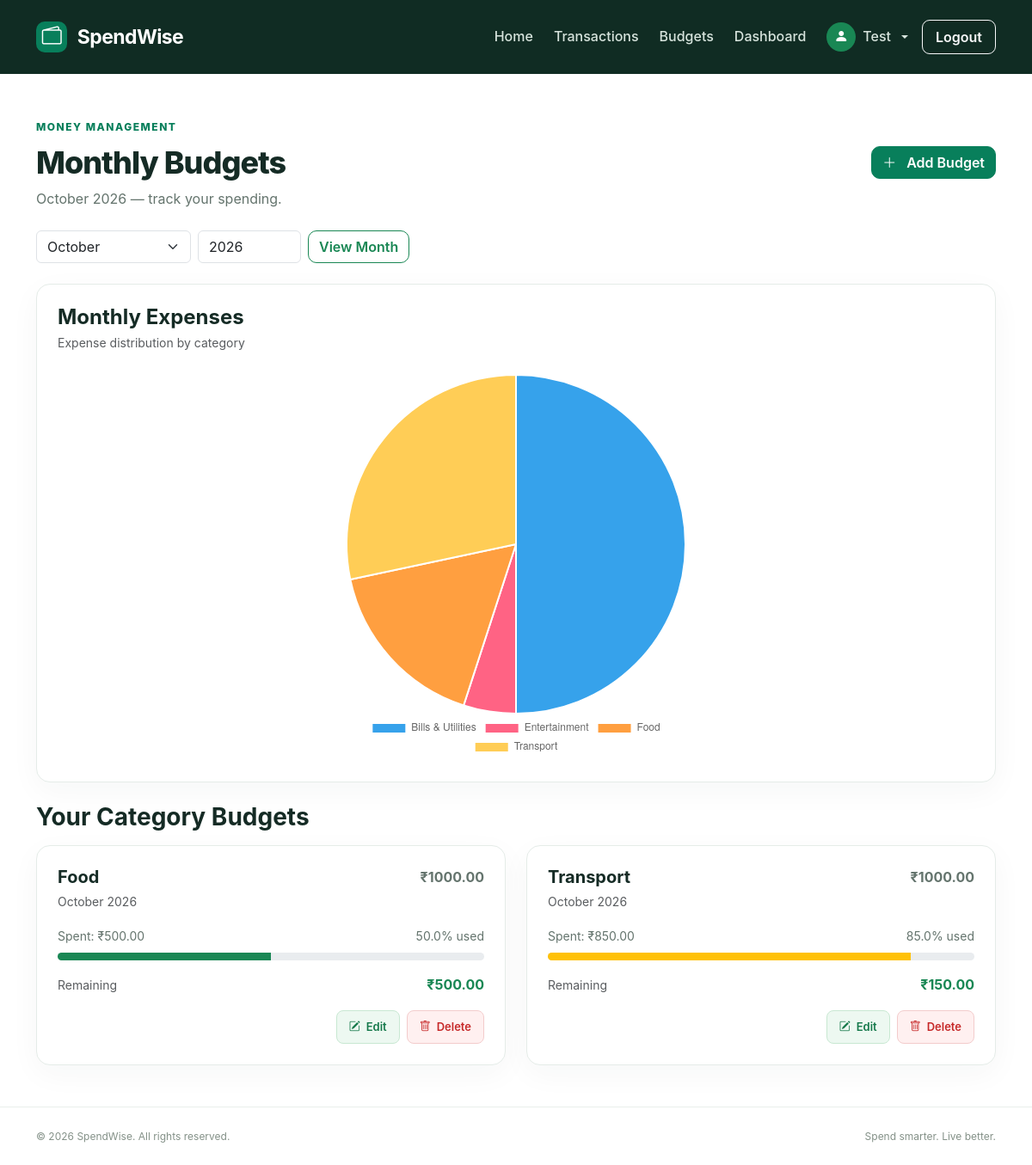
/budgets/ (signed in), run on an earlier commit of the app's database.
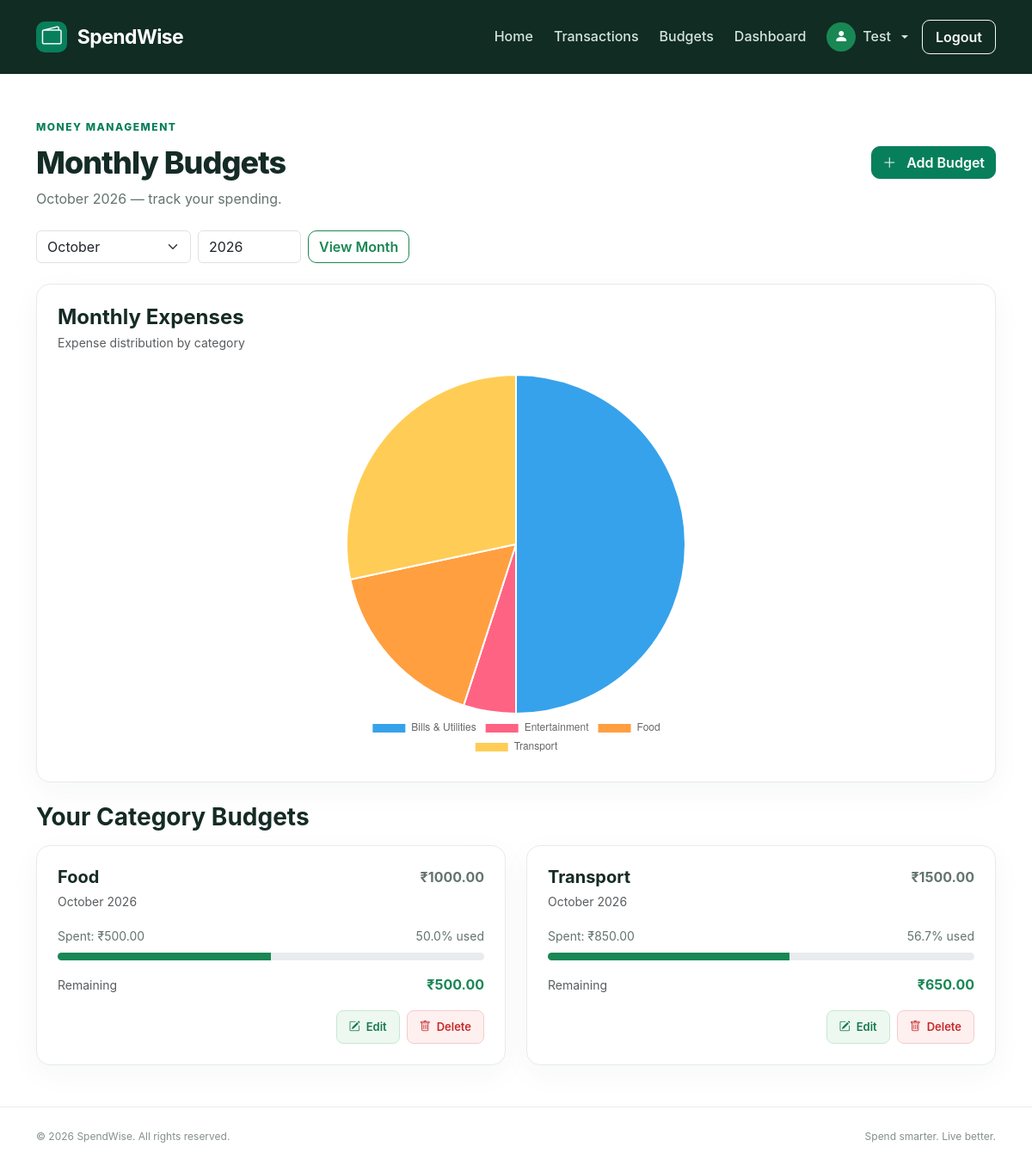
And on a later commit of the database.
### budgets/models.py (models this page shows, shortened)
class Budget(models.Model):
    CATEGORY_CHOICES = [
        ('food', 'Food'),
        ('transport', 'Transport'),
        ('shopping', 'Shopping'),
        ('bills', 'Bills & Utilities'),
        ('health', 'Health'),
        ('education', 'Education'),
        ('entertainment', 'Entertainment'),
        ('grocery','Grocery'),
        ('other', 'Other'),
    ]
    MONTH_CHOICES = [
        (1, 'January'),
        (2, 'February'),
        (3, 'March'),
        (4, 'April'),
        (5, 'May'),
        (6, 'June'),
        (7, 'July'),
        (8, 'August'),
        (9, 'September'),
        (10, 'October'),
        (11, 'November'),
        (12, 'December'),
    ]
    user = models.ForeignKey(
        settings.AUTH_USER_MODEL,
        on_delete=models.CASCADE,
        related_name='budgets'
    )
    category = models.CharField(
        max_length=20,
        choices=CATEGORY_CHOICES
    )
    amount = models.DecimalField(
        max_digits=12,
        decimal_places=2,
        validators=[MinValueValidator(0.01)]
    )
    month = models.PositiveSmallIntegerField(
        choices=MONTH_CHOICES
    )
    year = models.PositiveSmallIntegerField()
    created_at = models.DateTimeField(auto_now_add=True)
    updated_at = models.DateTimeField(auto_now=True)
    class Meta:
        constraints = [
            models.UniqueConstraint(
                fields=['user', 'category', 'month', 'year'],
                name='unique_user_category_month_year_budget'
            )
        ]
        ordering = ['-year', '-month', 'category']

### budgets/views.py (the view)
# urls.py: path('', views.budget_list, name='budget_list'),
@login_required
def budget_list(request):
    today = date.today()
    try:
        month = int(request.GET.get('month', today.month))
        year = int(request.GET.get('year', today.year))
        if not 1 <= month <= 12 or not 2000 <= year <= 2100:
            raise ValueError
    except (TypeError, ValueError):
        month = today.month
        year = today.year
    expenses = Transaction.objects.filter(
        user=request.user,
        transaction_type='expense',
        status='completed',
        date__month=month,
        date__year=year,
    )
    expense_summary = list(
        expenses.values('category')
        .annotate(total=Sum('amount'))
        .order_by('category')
    )
    category_labels = dict(Transaction.CATEGORY_CHOICES)
    chart_labels = [
        category_labels.get(item['category'], item['category'])
        for item in expense_summary
    ]
    chart_values = [
        float(item['total'] or 0)
        for item in expense_summary
    ]
    budgets = Budget.objects.filter(
        user=request.user,
        month=month,
        year=year,
    )
    budget_details = []
    for budget in budgets:
        spent = expenses.filter(
            category=budget.category
        ).aggregate(total=Sum('amount'))['total'] or Decimal('0.00')
        remaining = budget.amount - spent
        percentage = (spent / budget.amount) * 100
        budget_details.append({
            'budget': budget,
            'spent': spent,
            'remaining': remaining,
            'percentage': min(float(percentage), 100),
            'actual_percentage': float(percentage),
            'exceeded': spent > budget.amount,
        })
    context = {
        'budgets': budgets,
        'budget_details': budget_details,
        'chart_labels': chart_labels,
        'chart_values': chart_values,
        'selected_month': month,
        'selected_year': year,
        'month_name': date(year, month, 1).strftime('%B'),
        'month_choices': Budget.MONTH_CHOICES,
    }
    return render(request, 'budgets/budget_list.html', context)

### templates/budgets/budget_list.html (shortened to what this page needs)
{% extends 'base.html' %}
{% block content %}
<section class="transaction-list-section">
    <div class="container py-5">
        <div class="d-flex flex-wrap justify-content-between align-items-center gap-3 mb-4">
            <div>
                <span class="section-label">MONEY MANAGEMENT</span>
                <h1 class="mt-2">Monthly Budgets</h1>
                <p class="mb-0">
                    {{ month_name }} {{ selected_year }} — track your spending.
                </p>
            </div>
            <a href="{% url 'add_budget' %}" class="btn btn-primary">
                <i class="bi bi-plus-lg me-2"></i>
                Add Budget
            </a>
        </div>
        <form method="get" class="d-flex flex-wrap gap-2 mb-4">
            <select name="month" class="form-select" style="max-width: 180px;">
                {% for number, name in month_choices %}
                    <option value="{{ number }}"
                        {% if number == selected_month %}selected{% endif %}>
                        {{ name }}
                    </option>
                {% endfor %}
            </select>
            <input
                type="number"
                name="year"
                class="form-control"
                style="max-width: 120px;"
                value="{{ selected_year }}"
                min="2000"
                max="2100"
            >
            <button type="submit" class="btn btn-outline-success">
                View Month
            </button>
        </form>
        <div class="transaction-table-card p-4 mb-4">
            <h4 class="mb-1">Monthly Expenses</h4>
            <p class="text-muted small mb-4">
                Expense distribution by category
            </p>
            {% if chart_labels %}
                <div style="max-width: 450px; margin: 0 auto;">
                    <canvas id="expenseChart"></canvas>
                </div>
            {% endif %}
        </div>
        <h3 class="mb-3">Your Category Budgets</h3>
        {% if budget_details %}
            <div class="row g-4">
                {% for item in budget_details %}
                    <div class="col-md-6">
                        <div class="transaction-table-card p-4 h-100">
                            <div class="d-flex justify-content-between align-items-start mb-3">
                                <div>
                                    <h5 class="mb-1">
                                        {{ item.budget.get_category_display }}
                                    </h5>
                                    <span class="text-muted small">
                                        {{ item.budget.get_month_display }}
                                        {{ item.budget.year }}
                                    </span>
                                </div>
                                <span class="fw-bold">
                                    ₹{{ item.budget.amount|floatformat:2 }}
                                </span>
                            </div>
                            <div class="d-flex justify-content-between small mb-2">
                                <span>
                                    Spent: ₹{{ item.spent|floatformat:2 }}
                                </span>
                                <span>
                                    {{ item.actual_percentage|floatformat:1 }}% used
                                </span>
                            </div>
                            <div class="progress mb-3" style="height: 9px;">
                                <div
                                    class="progress-bar {% if item.exceeded %}bg-danger{% elif item.actual_percentage >= 80 %}bg-warning{% else %}bg-success{% endif %}"
                                    role="progressbar"
                                    data-progress="{{ item.percentage }}"
                                    aria-valuenow="{{ item.percentage }}"
                                    aria-valuemin="0"
                                    aria-valuemax="100">
                                </div>
                            </div>
                            <div class="d-flex justify-content-between align-items-center">
                                <span class="text-muted small">
                                    {% if item.exceeded %}
                                        Over budget
                                    {% else %}
                                        Remaining
                                    {% endif %}
                                </span>
                                <strong class="{% if item.exceeded %}text-danger{% else %}text-success{% endif %}">
                                    ₹{{ item.remaining|floatformat:2 }}
                                </strong>
                            </div>
                            <div class="d-flex justify-content-end gap-2 mt-3">
                                <a href="{% url 'edit_budget' item.budget.pk %}"
                                class="budget-action-btn budget-edit-btn"
                                title="Edit budget">
                                    <i class="bi bi-pencil-square"></i>
                                    <span>Edit</span>
                                </a>
                                <a href="{% url 'delete_budget' item.budget.pk %}"
                                class="budget-action-btn budget-delete-btn"
                                title="Delete budget">
                                    <i class="bi bi-trash"></i>
                                    <span>Delete</span>
                                </a>
                            </div>
                        </div>
                    </div>
                {% endfor %}
            </div>
        {% endif %}
    </div>
</section>
{% if chart_labels %}
    <script>
        const labels = JSON.parse(
            document.getElementById('expense-labels').textContent
        );
        const values = JSON.parse(
            document.getElementById('expense-values').textContent
        );
        new Chart(document.getElementById('expenseChart'), {
            type: 'pie',
            data: {
                labels: labels,
                datasets: [{
                    label: 'Monthly Expenses',
                    data: values,
                    borderWidth: 2
                }]
            },
            options: {
                responsive: true,
                plugins: {
                    legend: {
                        position: 'bottom'
                    },
                    tooltip: {
                        callbacks: {
                            label: function(context) {
                                return context.label + ': ₹' +
                                    Number(context.raw).toFixed(2);
                            }
                        }
                    }
                }
            }
        });
    </script>
{% endif %}
{% endblock %}

### templates/base.html (shortened to what this page needs)
<!DOCTYPE html>
<html lang="en">
<head>
    {% load static %}
    <link href="https://cdn.jsdelivr.net/npm/bootstrap@5.3.3/dist/css/bootstrap.min.css" rel="stylesheet">
    <link href="https://cdn.jsdelivr.net/npm/bootstrap-icons@1.11.3/font/bootstrap-icons.css" rel="stylesheet">
    <link rel="stylesheet" href="{% static 'css/style.css' %}">
</head>
<body>
    <nav class="navbar navbar-expand-lg navbar-dark sw-navbar">
        <div class="container">
            <a class="navbar-brand fw-bold" href="{% url 'home' %}">
                <span class="brand-icon">
                    <i class="bi bi-wallet2"></i>
                </span>
                SpendWise
            </a>
            <div class="collapse navbar-collapse" id="mainNavbar">
                <ul class="navbar-nav ms-auto align-items-lg-center gap-lg-2">
                    <li class="nav-item">
                        <a class="nav-link" href="{% url 'home' %}">Home</a>
                    </li>
                    <li class="nav-item">
                        <a class="nav-link" href="{% url 'transaction_list' %}">
                            Transactions
                        </a>
                    </li>
                        {% if user.is_authenticated %}
                            <li class="nav-item">
                                <a class="nav-link" href="{% url 'budget_list' %}">
                                    Budgets
                                </a>
                            </li>
                            <li class="nav-item">
                                <a class="nav-link" href="{% url 'home' %}#">
                                    Dashboard
                                </a>
                            </li>
                            <li class="nav-item dropdown">
                                <a class="nav-link dropdown-toggle d-flex align-items-center gap-2"
                                href="#"
                                id="profileDropdown"
                                role="button"
                                data-bs-toggle="dropdown"
                                aria-expanded="false">
                                    <span class="rounded-circle bg-success d-inline-flex
                                                align-items-center justify-content-center"
                                        style="width: 34px; height: 34px;">
                                        <i class="bi bi-person-fill text-white"></i>
                                    </span>
                                    <span>{{ user.username }}</span>
                                </a>
                            </li>
                            <li class="nav-item">
                                <form method="post" action="{% url 'logout' %}">
                                    <button class="btn btn-outline-light nav-logout"
                                            type="submit">
                                        Logout
                                    </button>
                                </form>
                            </li>
                        {% endif %}
                </ul>
            </div>
        </div>
    </nav>
    <main>
        {% block content %}{% endblock %}
    </main>
    <footer class="sw-footer">
        <div class="container d-flex flex-column flex-md-row
                    justify-content-between align-items-center gap-2">
            <p class="mb-0">
                © {% now "Y" %} SpendWise. All rights reserved.
            </p>
            <p class="mb-0">Spend smarter. Live better.</p>
        </div>
    </footer>
</body>
</html>

What changed in the data, as far as the page shows it:
changed Budget "Transport": budget.amount "1000.00" → "1500.00"; actual_percentage "85.0" → "56.7"; {{ item.percentage }} 85.0 → 56.666666666666664 (drawn); remaining "150.00" → "650.00"
